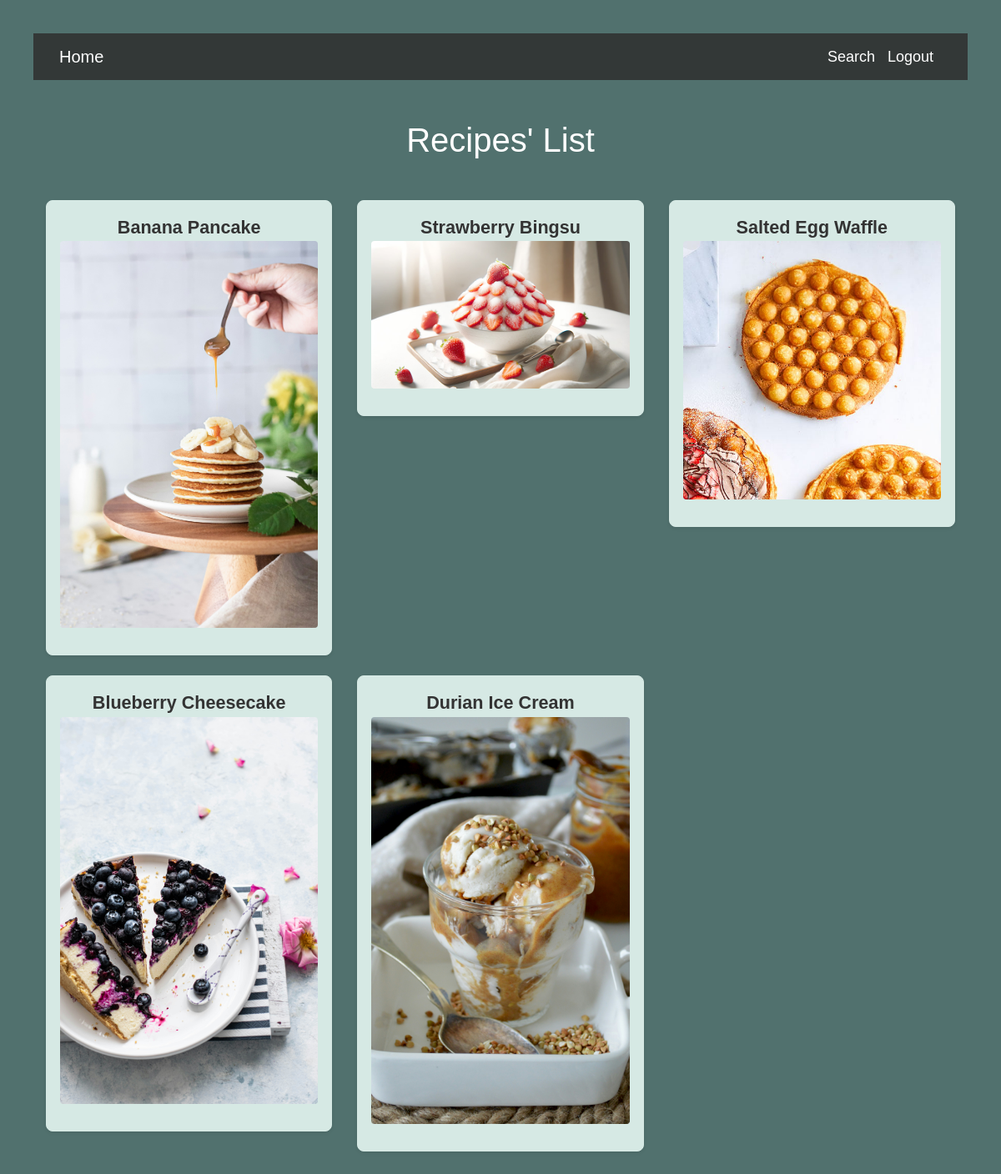
Page /recipes/list/ (signed in) on the committed database.
### recipes/models.py (models this page shows, shortened)
class Recipes(models.Model):
    name = models.CharField(max_length=120)
    cooking_time = models.FloatField(help_text="In minutes", default=0, null=True)
    ingredients = models.TextField(default='')
    description = models.TextField(default='')
    pic = models.ImageField(upload_to='recipe_pics', default='no_picture.jpg')
    difficulty = models.CharField(max_length=20, blank=True, null=True)

### recipes/views.py (the view)
# urls.py: path('list/', RecipesListView.as_view(), name='list'),
class RecipesListView(LoginRequiredMixin, ListView):
   model = Recipes
   template_name = 'recipes/recipes_list.html'
   context_object_name = 'recipes'

### recipes/templates/recipes/recipes_list.html (shortened to what this page needs)
{% load static %}
<!DOCTYPE html>
<html lang="en">
<head>
    <link href="https://stackpath.bootstrapcdn.com/bootstrap/4.5.2/css/bootstrap.min.css" rel="stylesheet">
</head>
<body>
    <nav class="navbar navbar-expand-lg navbar-custom">
        <div class="container">
            <a class="navbar-brand" href="{% url 'recipes:home' %}">Home</a>
            <div class="ml-auto">
                <a href="{% url 'recipes:search' %}">Search</a>
                <a href="{% url 'logout' %}">Logout</a>
            </div>
        </div>
    </nav>
    <div class="container mt-5">
        <h1 class="text-center mb-5">Recipes' List</h1>
        <div class="row">
            {% for recipe in recipes %}
            <div class="col-md-4 mb-4">
                <div class="recipe-card p-3 text-center shadow-sm">
                    <a href="{% url 'recipes:detail' recipe.id %}">{{ recipe.name }}</a>
                    <img src="{{ recipe.pic.url }}" alt="{{ recipe.name }}" class="img-fluid rounded mb-3">
                </div>
            </div>
            {% empty %}
            <p class="text-center w-100">No recipes found.</p>
            {% endfor %}
        </div>
    </div>
</body>
</html>

### recipes/templates/recipes/recipes_list.html (style rules this page uses)
body { font-family: 'Montserrat', sans-serif; color: #fff; font-size: large; background-color: #51716e; padding: 40px; }
.navbar-custom { background-color: #333837; }
.navbar-custom a { color: #fff; text-decoration: none; margin-right: 10px; }
.recipe-card { background-color: #d6e9e4; border: 1px solid #d6e9e4; border-radius: 8px; transition: transform 0.2s; }
.recipe-card a { text-decoration: none; color: #333; font-weight: bold; font-size: 1.2em; margin-bottom: 10px; }

### rows in the picture
Recipes: name "Banana Pancake", pic (picture)
Recipes: name "Strawberry Bingsu", pic (picture)
Recipes: name "Salted Egg Waffle", pic (picture)
Recipes: name "Blueberry Cheesecake", pic (picture)
Recipes: name "Durian Ice Cream", pic (picture)
